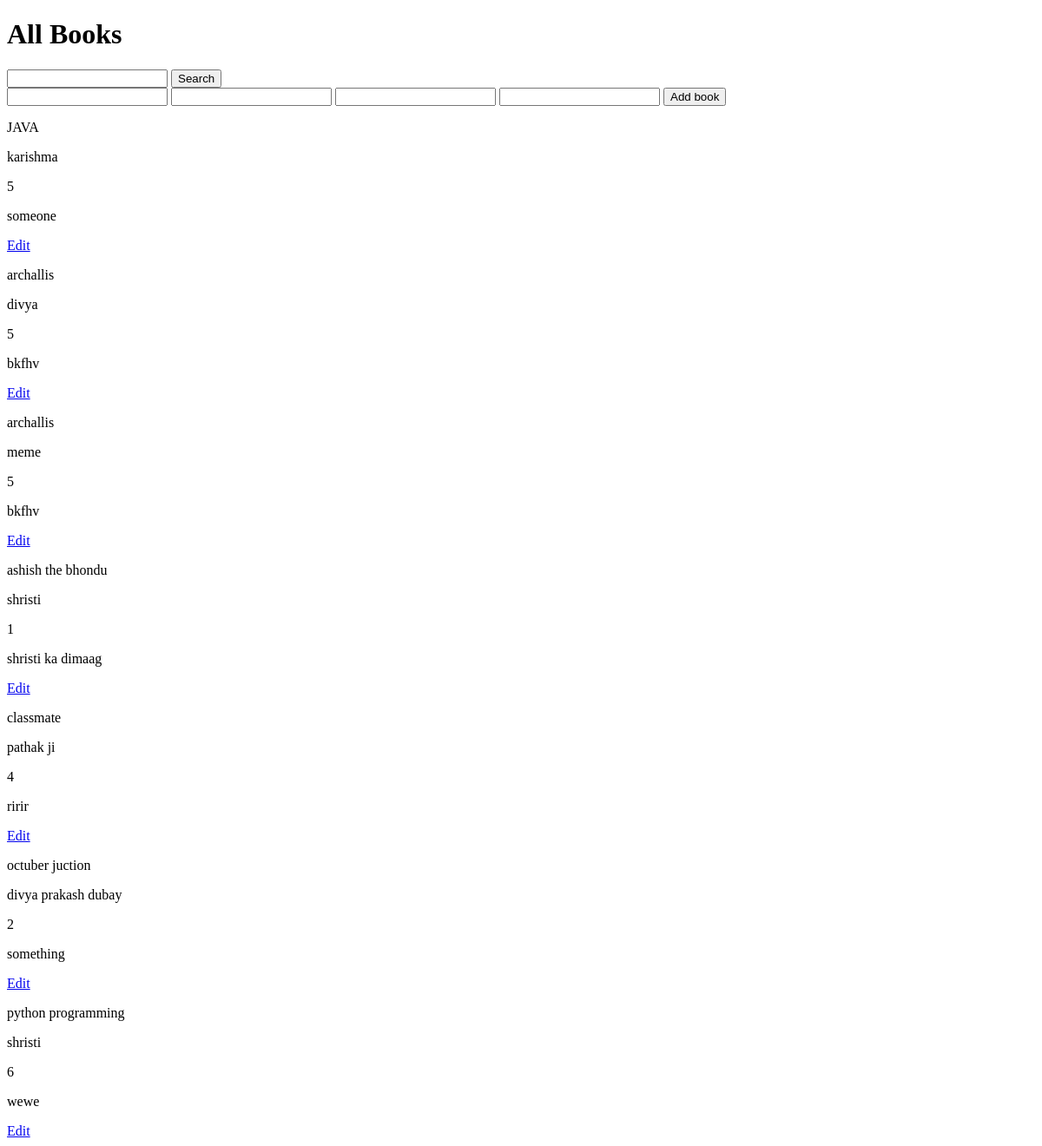
Before: / with the older database file.
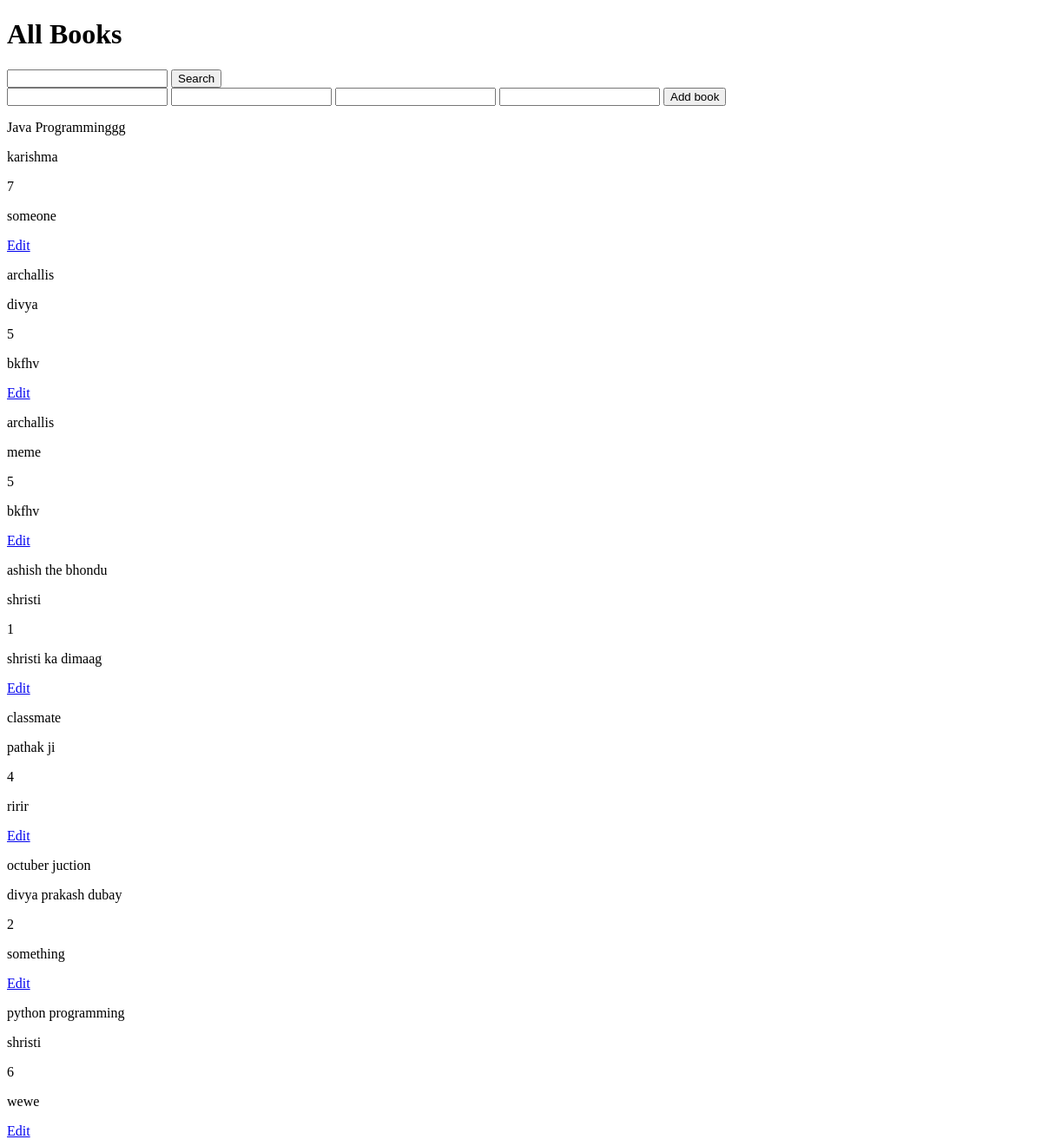
After: the same page with the newer database file.
### tables this page shows
CREATE TABLE books(
            id INTEGER PRIMARY KEY AUTOINCREMENT,
            title TEXT,
            author TEXT,
            edition TEXT,
            publisher TEXT
        );

### app.py (the view)
@app.route("/")
def home():
    library = Library()
    books = library.get_all_books()
    return render_template("books.html", books=books, heading="All Books")

### library.py (called while the page is built)
    def get_all_books(self):
        self.cursor.execute("SELECT * FROM books ORDER BY title ASC")
        books = self.cursor.fetchall()
        return books

### templates/books.html (shortened to what this page needs)
<!DOCTYPE html>
<html>
<head>
</head>
<body>
    <h1>{{ heading }} </h1>
    <form action="/search_book" method="GET">
        <input type="text" name="title">
        <button type="submit">Search</button>
    </form>
    <form action="/add_book" method="POST">
        <input type="text" name="title">
        <input type="text" name="author">
        <input type="text" name="edition">
        <input type="text" name="publisher">
        <button type="submit">Add book</button>
    </form>
{% if books  %}
    {% for book in books %}
        <p>{{book["title"]}}</p>
        <p>{{book["author"]}}</p>
        <p>{{book["edition"]}}</p>
        <p>{{book["publisher"]}}</p>
        <a href="/edit_book/{{ book['id']}}">Edit</a>
    {% endfor %}
{% else %}
    <p>No books available.</p>
{% endif %}
</body>
</html>

Changed rows visible on the page:
changed books "karishma": title "JAVA" → "Java Programminggg"; edition "5" → "7"
